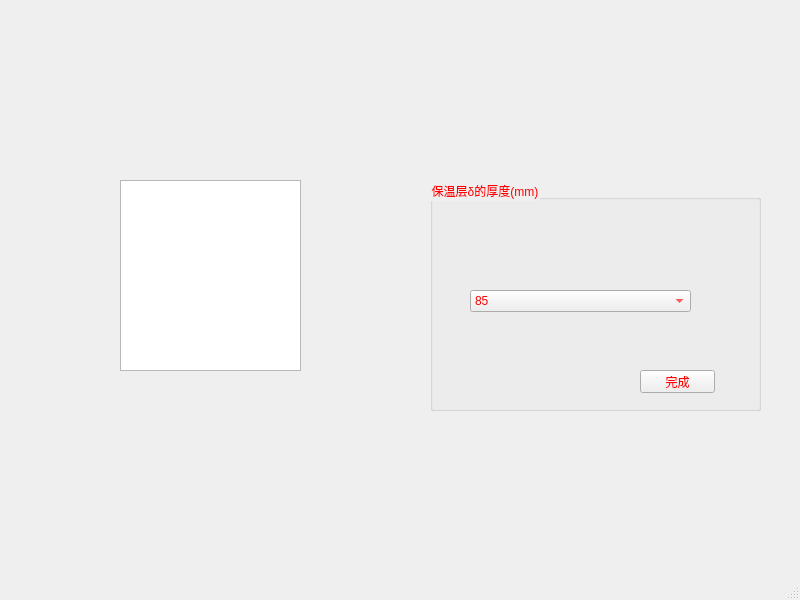
<?xml version="1.0" encoding="UTF-8"?>
<ui version="4.0">
 <class>MainWindow</class>
 <widget class="QMainWindow" name="MainWindow">
  <property name="geometry">
   <rect>
    <x>0</x>
    <y>0</y>
    <width>800</width>
    <height>600</height>
   </rect>
  </property>
  <property name="windowTitle">
   <string>MainWindow</string>
  </property>
  <widget class="QWidget" name="centralwidget">
   <widget class="QGroupBox" name="groupBox">
    <property name="geometry">
     <rect>
      <x>430</x>
      <y>180</y>
      <width>331</width>
      <height>231</height>
     </rect>
    </property>
    <property name="styleSheet">
     <string notr="true">color: rgb(255, 0, 0);
font: 8pt &quot;楷体&quot;;</string>
    </property>
    <property name="title">
     <string>保温层δ的厚度(mm)</string>
    </property>
    <widget class="QComboBox" name="comboBox">
     <property name="geometry">
      <rect>
       <x>40</x>
       <y>110</y>
       <width>221</width>
       <height>22</height>
      </rect>
     </property>
     <item>
      <property name="text">
       <string>85</string>
      </property>
     </item>
     <item>
      <property name="text">
       <string>60</string>
      </property>
     </item>
     <item>
      <property name="text">
       <string>50</string>
      </property>
     </item>
     <item>
      <property name="text">
       <string>40</string>
      </property>
     </item>
     <item>
      <property name="text">
       <string>30</string>
      </property>
     </item>
     <item>
      <property name="text">
       <string>25</string>
      </property>
     </item>
    </widget>
    <widget class="QPushButton" name="fff">
     <property name="geometry">
      <rect>
       <x>210</x>
       <y>190</y>
       <width>75</width>
       <height>23</height>
      </rect>
     </property>
     <property name="text">
      <string>完成</string>
     </property>
    </widget>
   </widget>
   <widget class="QGraphicsView" name="graphicsView">
    <property name="geometry">
     <rect>
      <x>120</x>
      <y>180</y>
      <width>181</width>
      <height>191</height>
     </rect>
    </property>
    <property name="styleSheet">
     <string notr="true">border-image: url(:/wuding1/7.png);</string>
    </property>
   </widget>
  </widget>
  <widget class="QMenuBar" name="menubar">
   <property name="geometry">
    <rect>
     <x>0</x>
     <y>0</y>
     <width>800</width>
     <height>22</height>
    </rect>
   </property>
  </widget>
  <widget class="QStatusBar" name="statusbar"/>
 </widget>
 <resources>
  <include location="../pic/wuding.qrc"/>
 </resources>
 <connections/>
</ui>
